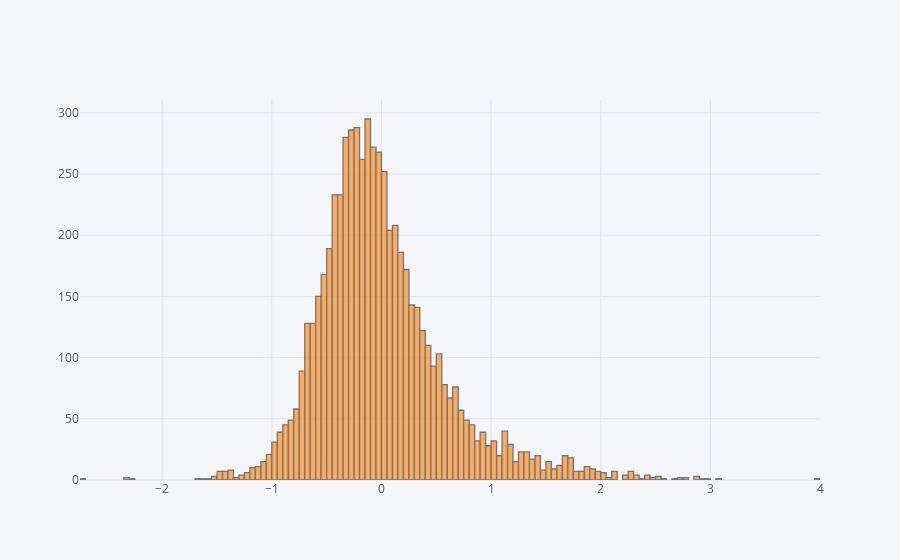

This figure's notebook cell:
### Markdown cell above
#### Make sure if the linear model is correct for this dataset. A normally distributed histogram of residuals suggests that a linear model is a good choice

### Code cell
(y_test-Predictions_LR).iplot(kind='hist')  # Linear model is indeed a right choice for this dataset

### Figure 1 — Plotly figure (JSON) as saved in the notebook; plotly's stock layout.template omitted (floating-point values rounded to 4 significant figures; data arrays with more than 128 entries replaced by an {"elided": "..."} marker saying what was removed)
{"data": [{"histfunc": "count", "histnorm": "", "marker": {"color": "rgba(255, 153, 51, 1.0)", "line": {"color": "#4D5663", "width": 1.3}}, "name": "median_house_value", "opacity": 0.8, "orientation": "v", "type": "histogram", "uid": "e8ce7b08-7239-4ad3-86a2-3cb333b6fe1b", "x": {"elided": "6192 float values"}}], "layout": {"barmode": "overlay", "legend": {"bgcolor": "#F5F6F9", "font": {"color": "#4D5663"}}, "paper_bgcolor": "#F5F6F9", "plot_bgcolor": "#F5F6F9", "title": {"font": {"color": "#4D5663"}}, "xaxis": {"gridcolor": "#E1E5ED", "showgrid": true, "tickfont": {"color": "#4D5663"}, "title": {"font": {"color": "#4D5663"}, "text": ""}, "zerolinecolor": "#E1E5ED"}, "yaxis": {"gridcolor": "#E1E5ED", "showgrid": true, "tickfont": {"color": "#4D5663"}, "title": {"font": {"color": "#4D5663"}, "text": ""}, "zerolinecolor": "#E1E5ED"}}}
